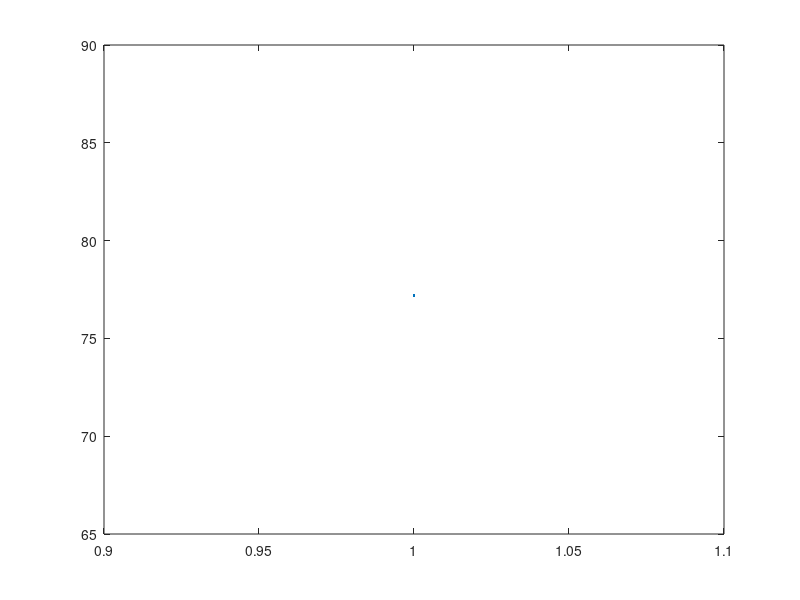

Reproduce this figure in MATLAB.
Ne=1;
a=0.02*ones(Ne,1);
b=0.2*ones(Ne,1);
c=-50*ones(Ne,1);
d=2*ones(Ne,1);
v=-50*ones(Ne,1);
u=b.*v;
firings=[];
for t=1:1000
    I=5*ones(Ne,1);
    fired=find(v>=30);
    firings=[firings;t+0*fired,fired];
    v(fired)=c(fired);
    u(fired)=u(fired)+d(fired);
    v=v+0.5*(0.04*v.^2+5*v+140-u+I);
    v=v+0.5*(0.04*v.^2+5*v+140-u+I);
    u=u+a.*(b.*v-u);
end;
plot(firings(:,1),firings(:,2),'.');
plot(v);


